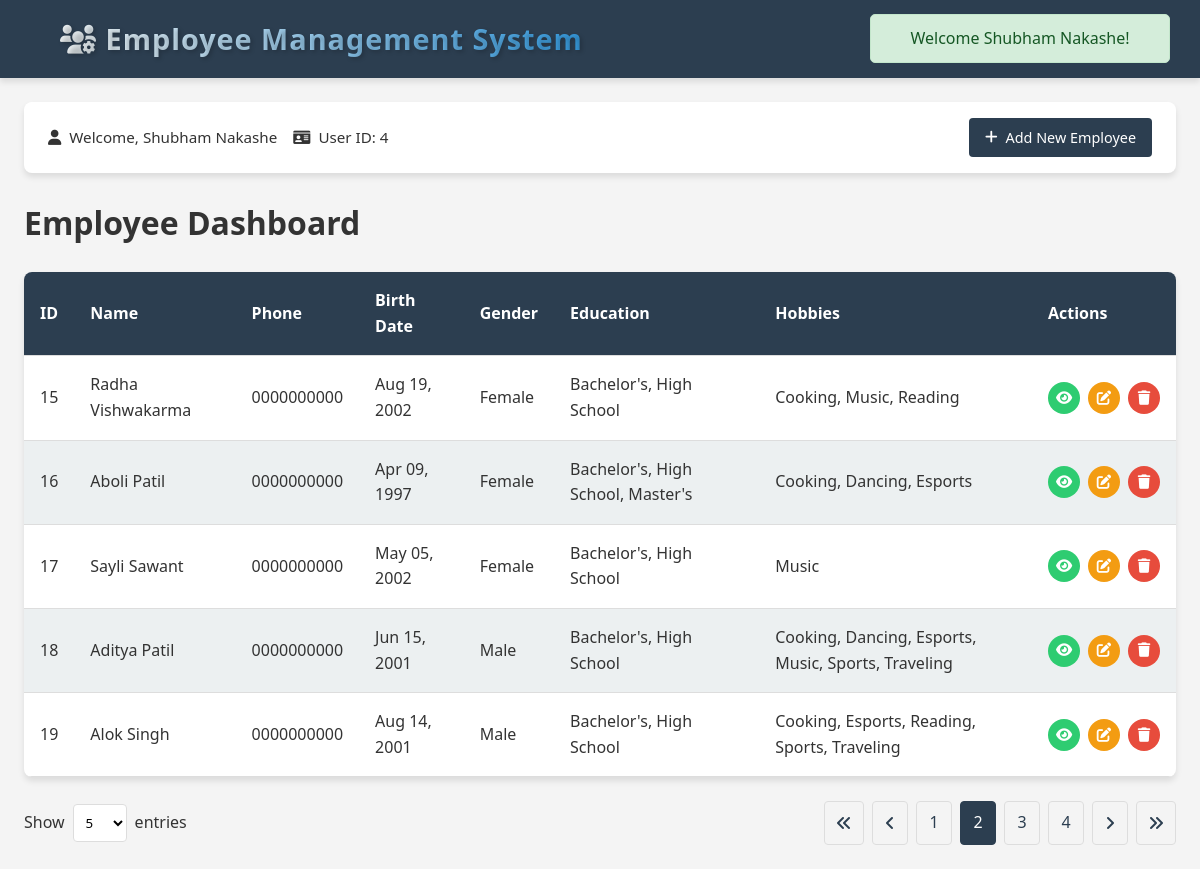
The page /views/Adminstrator/dashboard.php?page=2&per_page=5 (signed in) on the database its author committed.
### tables this page shows
CREATE TABLE `employees` (
  `Eid` int(11) NOT NULL,
  `EName` varchar(50) NOT NULL,
  `Ephone` varchar(20) NOT NULL,
  `Ebirth_date` date NOT NULL,
  `Egender` enum('Male','Female','Other') NOT NULL,
  `Edescription` text DEFAULT NULL,
  `Efile_path` varchar(255) DEFAULT NULL
);

### controllers/EmployeeController.php (called while the page is built, shortened)
<?php
class EmployeeController{
        public function ViewEmployeeDetailswithPagination($Length, $multiplier) {
            global $conn, $notification, $notificationClass;
            $offset = $Length * $multiplier;
            $query = "SELECT
                        e.Eid,
                        e.EName,
                        e.Ephone,
                        e.Ebirth_date,
                        e.Egender,
                        e.Edescription,
                        e.Efile_path,
                        GROUP_CONCAT(DISTINCT ed.EduName SEPARATOR ', ') AS education,
                        GROUP_CONCAT(DISTINCT h.Hname SEPARATOR ', ') AS hobbies
                      FROM employees e
                      LEFT JOIN employee_educations ee ON e.Eid = ee.employee_id
                      LEFT JOIN educations ed ON ee.education_id = ed.Eduid
                      LEFT JOIN employee_hobbies eh ON e.Eid = eh.employee_id
                      LEFT JOIN hobbies h ON eh.hobby_id = h.Hid
                      GROUP BY e.Eid
                      LIMIT ? OFFSET ?";
            try {
                $stmt = $conn->prepare($query);
                $stmt->bind_param("ii", $Length, $offset);
                $stmt->execute();
                $result = $stmt->get_result();
                $employees = $result->fetch_all(MYSQLI_ASSOC);
                return $employees;
            } catch (Exception $e) {
                error_log("Database error: " . $e->getMessage());
                return [];
            }
        }
               }
?>

### views/Adminstrator/Dashboard.php (the view, shortened to what this page needs)
<?php
include '../../config/config.php';
include '../../controllers/EmployeeController.php';
$currentPage = isset($_GET['page']) ? max(1, (int)$_GET['page']) : 1;
$recordsPerPage = isset($_GET['per_page']) ? (int)$_GET['per_page'] : 5;
$multiplier = $currentPage - 1;
$employeeController = new EmployeeController();
$employees = $employeeController->ViewEmployeeDetailswithPagination($recordsPerPage, $multiplier);
$totalRecords = $conn->query("SELECT COUNT(*) FROM employees")->fetch_row()[0];
$totalPages = ceil($totalRecords / $recordsPerPage);
?>
<!DOCTYPE html>
<html lang="en">
<head>
    <link rel="stylesheet" href="https://cdnjs.cloudflare.com/ajax/libs/font-awesome/6.4.0/css/all.min.css">
    <link rel="stylesheet" href="../../assets/Styles/dashboard.css">
    <link rel="stylesheet" href="https://cdnjs.cloudflare.com/ajax/libs/animate.css/4.1.1/animate.min.css">
    <link rel="stylesheet" href="https://cdnjs.cloudflare.com/ajax/libs/font-awesome/6.0.0/css/all.min.css">
    <link rel="stylesheet" href="../../assets/Styles/Header.css">
    <link rel="stylesheet" href="../../assets/Styles/Notification.css">
</head>
<body>
    <?php include '../Components/Header.php'; ?>
    <?php include '../Components/Notification.php'; ?>
    <div class="dashboard-container">
        <div class="user-info animate__animated animate__fadeIn">
            <div>
                <span><i class="fas fa-user"></i> Welcome, <?= htmlspecialchars($_SESSION['username'] ?? 'User') ?></span>
                <span><i class="fas fa-id-card"></i> User ID: <?= htmlspecialchars($_SESSION['user_id'] ?? 'N/A') ?></span>
            </div>
            <a href="AddEmp.php" class="btn-primary animate__animated animate__pulse animate__infinite">
                <i class="fas fa-plus"></i> Add New Employee
            </a>
        </div>
        <h1 class="animate__animated animate__fadeIn">Employee Dashboard</h1>
        <div class="employee-table-container animate__animated animate__fadeInUp">
            <table class="employee-table">
                <thead>
                    <tr>
                        <th>ID</th>
                        <th>Name</th>
                        <th>Phone</th>
                        <th>Birth Date</th>
                        <th>Gender</th>
                        <th>Education</th>
                        <th>Hobbies</th>
                        <th>Actions</th>
                    </tr>
                </thead>
                <tbody>
                    <?php if (!empty($employees)): ?>
                        <?php foreach ($employees as $employee): ?>
                        <tr class="animate__animated animate__fadeIn">
                            <td><?= htmlspecialchars($employee['Eid']) ?></td>
                            <td><?= htmlspecialchars($employee['EName']) ?></td>
                            <td><?= htmlspecialchars($employee['Ephone']) ?></td>
                            <td><?= date('M d, Y', strtotime($employee['Ebirth_date'])) ?></td>
                            <td><?= htmlspecialchars($employee['Egender']) ?></td>
                            <td><?= htmlspecialchars($employee['education']) ?></td>
                            <td><?= htmlspecialchars($employee['hobbies']) ?></td>
                            <td>
                                <div class="action-btns">
                                    <a href="ViewEmployee.php?id=<?= $employee['Eid'] ?>" class="action-btn view-btn" title="View">
                                        <i class="fas fa-eye"></i>
                                    </a>
                                    <a href="EditEmployee.php?id=<?= $employee['Eid'] ?>" class="action-btn edit-btn" title="Edit">
                                        <i class="fas fa-edit"></i>
                                    </a>
                                    <a href="../../utils/DeleteEmployee.php?id=<?= $employee['Eid'] ?>" class="action-btn delete-btn" title="Delete" >
                                        <i class="fas fa-trash"></i>
                                    </a>
                                </div>
                            </td>
                        </tr>
                        <?php endforeach; ?>
                    <?php else: ?>
                        <tr>
                            <td colspan="8" style="text-align: center;">No employees found</td>
                        </tr>
                        <?php endif; ?>
                    </tbody>
                </table>
            </div>
            <div class="pagination animate__animated animate__fadeInUp">
                <div class="table-controls">
                    <div class="records-per-page">
                    <span>Show</span>
                    <select id="recordsPerPage" onchange="updateRecordsPerPage(this.value)">
                        <option value="5" <?= $recordsPerPage == 5 ? 'selected' : '' ?>>5</option>
                    </select>
                    <span>entries</span>
                </div>
            </div>
            <div class="pagination-control">
                <?php if ($currentPage > 1): ?>
                    <a href="?page=1&per_page=<?= $recordsPerPage ?>"><i class="fas fa-angle-double-left"></i></a>
                    <a href="?page=<?= $currentPage-1 ?>&per_page=<?= $recordsPerPage ?>"><i class="fas fa-angle-left"></i></a>
                <?php endif; ?>
                <?php
                $startPage = max(1, $currentPage - 2);
                $endPage = min($totalPages, $currentPage + 2);
                for ($i = $startPage; $i <= $endPage; $i++): ?>
                    <a href="?page=<?= $i ?>&per_page=<?= $recordsPerPage ?>"
                       class="<?= $i == $currentPage ? 'active' : '' ?>">
                       <?= $i ?>
                    </a>
                    <?php endfor; ?>
                    <?php if ($currentPage < $totalPages): ?>
                    <a href="?page=<?= $currentPage+1 ?>&per_page=<?= $recordsPerPage ?>"><i class="fas fa-angle-right"></i></a>
                    <a href="?page=<?= $totalPages ?>&per_page=<?= $recordsPerPage ?>"><i class="fas fa-angle-double-right"></i></a>
                <?php endif; ?>
            </div>
        </div>
    </div>
</body>
</html>

### assets/Styles/dashboard.css (style rules this page uses)
:root { --primary-color: #3498db; --secondary-color: #2980b9; --success-color: #2ecc71; --warning-color: #f39c12; --danger-color: #e74c3c; --light-color: #f8f9fa; --dark-color: #343a40; --text-color: #333; --border-color: #ddd; --shadow: 0 4px 6px rgba(0, 0, 0, 0.1); }
* { box-sizing: border-box; margin: 0; padding: 0; }
html, body { font-family: 'Segoe UI', Tahoma, Geneva, Verdana, sans-serif; background-color: #f4f4f4; color: var(--text-color); width: 100%; min-height: 100vh; line-height: 1.6; }
.dashboard-container { padding: 1.5rem; max-width: 1400px; margin: 0 auto; width: 100%; animation: fadeIn 0.5s ease; }
.user-info { background-color: white; padding: 1rem 1.5rem; border-radius: 8px; margin-bottom: 1.5rem; display: flex; flex-direction: column; gap: 1rem; box-shadow: var(--shadow); }
@media (min-width: 768px) { .user-info { flex-direction: row; justify-content: space-between; align-items: center; } }
.user-info div { display: flex; flex-wrap: wrap; align-items: center; gap: 1rem; }
.user-info span { display: flex; align-items: center; gap: 0.5rem; font-size: 0.95rem; }
.employee-table-container { overflow-x: auto; margin: 1.5rem 0; border-radius: 8px; box-shadow: var(--shadow); background: white; -webkit-overflow-scrolling: touch; }
.employee-table { width: 100%; min-width: 800px; border-collapse: collapse; }
.employee-table th, .employee-table td { padding: 1rem; text-align: left; border-bottom: 1px solid var(--border-color); }
.employee-table th { background-color: var(--primary-color); color: white; font-weight: 600; position: sticky; top: 0; z-index: 10; }
.employee-table tr:nth-child(even) { background-color: var(--light-color); }
.action-btns { display: flex; gap: 0.5rem; }
.action-btn { padding: 0.5rem; border-radius: 50%; color: white; text-decoration: none; font-size: 0.9rem; display: flex; align-items: center; justify-content: center; width: 32px; height: 32px; transition: all 0.3s ease; }
.view-btn { background-color: var(--success-color); }
.edit-btn { background-color: var(--warning-color); }
.delete-btn { background-color: var(--danger-color); }
.pagination { display: flex; flex-direction: column; gap: 1rem; margin-top: 1.5rem; }
@media (min-width: 768px) { .pagination { flex-direction: row; justify-content: space-between; align-items: center; } }
.table-controls { display: flex; align-items: center; gap: 1rem; }
.records-per-page { display: flex; align-items: center; gap: 0.5rem; }
.records-per-page select { padding: 0.5rem; border-radius: 4px; border: 1px solid var(--border-color); background-color: white; }
.pagination-control { display: flex; flex-wrap: wrap; gap: 0.5rem; justify-content: center; }
.pagination a { padding: 0.5rem 0.75rem; border: 1px solid var(--border-color); text-decoration: none; color: var(--primary-color); border-radius: 4px; transition: all 0.3s ease; display: flex; align-items: center; justify-content: center; min-width: 36px; }
.pagination a.active { background-color: var(--primary-color); color: white; border-color: var(--primary-color); }
.btn-primary { background-color: var(--primary-color); color: white; padding: 0.5rem 1rem; border-radius: 4px; text-decoration: none; display: inline-flex; align-items: center; gap: 0.5rem; border: none; cursor: pointer; transition: all 0.3s ease; font-size: 0.9rem; }

### assets/Styles/Header.css (style rules this page uses)
:root { --primary-color: #2c3e50; --secondary-color: #3498db; --accent-color: #e74c3c; --light-color: #ecf0f1; --dark-color: #2c3e50; --shadow: 0 4px 6px rgba(0, 0, 0, 0.1); --transition: all 0.3s ease; }
html,body { margin: 0; padding: 0; box-sizing: border-box; font-family: 'Segoe UI', Tahoma, Geneva, Verdana, sans-serif; width: 100vw; }
* { margin: 0; padding: 0; box-sizing: border-box; font-family: 'Segoe UI', Tahoma, Geneva, Verdana, sans-serif; }

### rows shown on the page
employees: Eid "15", EName "Radha Vishwakarma", Ephone "0000000000", Ebirth_date "Aug 19, 2002", Egender "Female", education "Bachelor's, High School", hobbies "Cooking, Music, Reading"
employees: Eid "16", EName "Aboli Patil", Ephone "0000000000", Ebirth_date "Apr 09, 1997", Egender "Female", education "Bachelor's, High School, Master's", hobbies "Cooking, Dancing, Esports"
employees: Eid "17", EName "Sayli Sawant", Ephone "0000000000", Ebirth_date "May 05, 2002", Egender "Female", education "Bachelor's, High School", hobbies "Music"
employees: Eid "18", EName "Aditya Patil", Ephone "0000000000", Ebirth_date "Jun 15, 2001", Egender "Male", education "Bachelor's, High School", hobbies "Cooking, Dancing, Esports, Music, Sports, Traveling"
employees: Eid "19", EName "Alok Singh", Ephone "0000000000", Ebirth_date "Aug 14, 2001", Egender "Male", education "Bachelor's, High School", hobbies "Cooking, Esports, Reading, Sports, Traveling"

### other values the page prints
$notification "Welcome Shubham Nakashe!"
$_SESSION['username'] "Shubham Nakashe"
$_SESSION['user_id'] "4"
